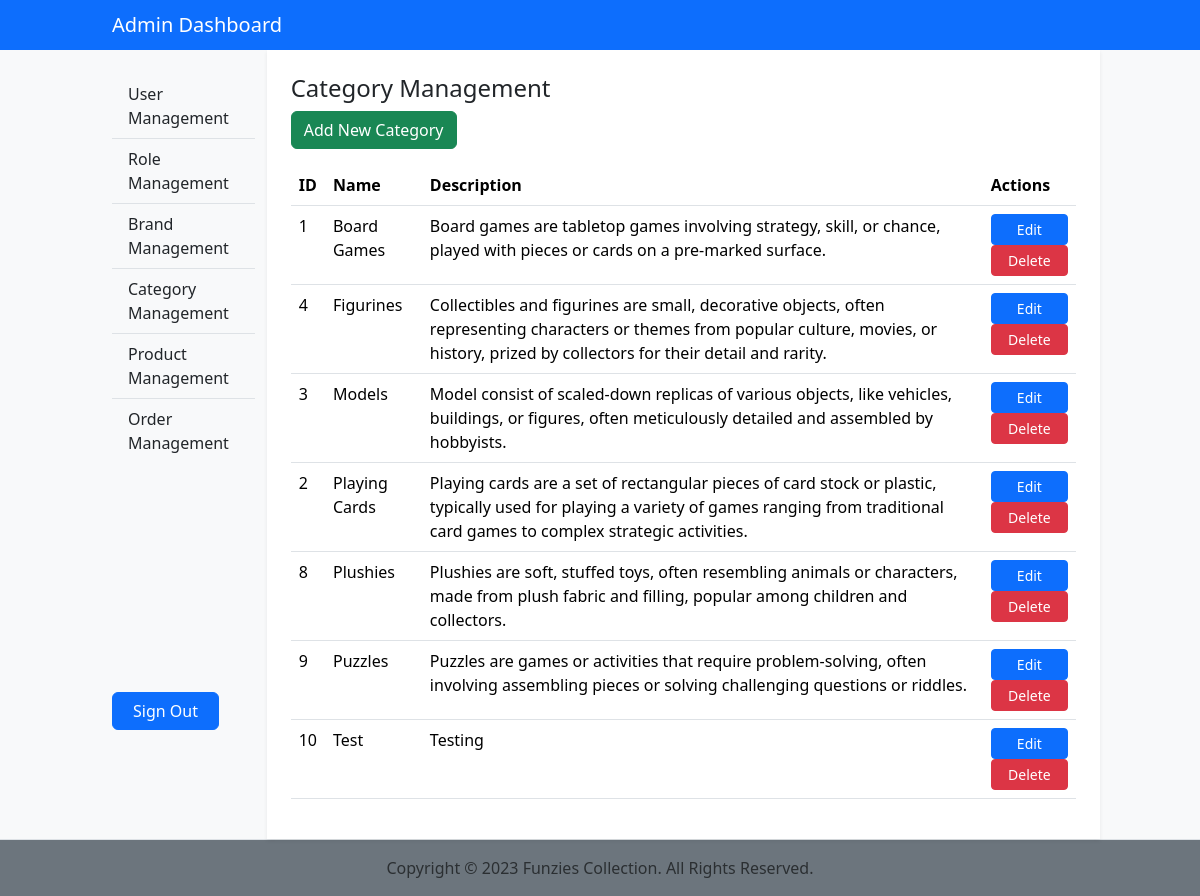
Page /admin/category-management.php on the committed database.
### tables this page shows
CREATE TABLE `category` (
  `ID` int(11) NOT NULL,
  `Name` varchar(200) NOT NULL,
  `Details` varchar(2000) NOT NULL,
  `Deleted` tinyint(1) NOT NULL
);

### dbfunctions.php (called while the page is built, shortened)
<?php
function GetCategories($con)
{
    $sql = "SELECT * FROM category WHERE Deleted = '0' ORDER BY Name ASC";
    $stmt = mysqli_stmt_init($con);
    if(!mysqli_stmt_prepare($stmt, $sql)) {
        echo "Could not load Categories";
        exit();
    }
    mysqli_stmt_execute($stmt);
    $result = mysqli_stmt_get_result($stmt);
    return $result;
}
?>

### admin/category-management.php (the view, shortened to what this page needs)
<?php require '../functions.php';
require '../dbfunctions.php';
$categories = GetCategories($con);
?>
<?php
require_once 'include/header.php';
require_once 'include/navbar.php';
?>
<div class="container-fluid col-10">
    <div class="row justify-content-between">
        <?php require_once 'include/sidebar.php';  ?>
        <div class="col p-4 shadow-sm bg-white">
            <h4>Category Management</h4>
            <button class="btn btn-success mb-3" type="button" data-bs-toggle="modal" data-bs-target="#categoryModal"
                onclick="clearModalCategoryFields();">Add New Category</button>
            <table class="table">
                <thead class="thead-dark">
                    <tr>
                        <th>ID</th>
                        <th>Name</th>
                        <th>Description</th>
                        <th>Actions</th>
                    </tr>
                </thead>
                <tbody>
                    <?php foreach($categories as $category):?>
                    <tr>
                        <td><?php echo $category["ID"]; ?></td>
                        <td><?php echo $category["Name"]; ?></td>
                        <td><?php echo $category["Details"]; ?></td>
                        <td>
                            <form method="POST">
                                <button type="button" class="btn btn-primary btn-sm w-100" data-bs-toggle="modal"
                                    data-bs-target="#categoryModal"
                                    onclick='setModalCategoryFields("<?php echo $category["ID"]; ?>", "<?php echo $category["Name"]; ?>", "<?php echo $category["Details"]; ?>")'>Edit</button>
                                <button type="submit" class="btn btn-danger btn-sm w-100">Delete</button>
                            </form>
                        </td>
                    </tr>
                    <?php endforeach ?>
                </tbody>
            </table>
        </div>
    </div>
</div>
<?php require_once 'include/footer.php';  ?>

### admin/css/admin.css (style rules this page uses)
*, *::before, *::after { box-sizing: border-box; }
* { line-height: 24px; font-size: 16px; }
body { overflow-y: scroll; overflow-x: hidden; }

### rows in the picture
category: ID "1", Name "Board Games", Details "Board games are tabletop games involving strategy, skill, or chance, played with pieces or cards on a pre-marked surface."
category: ID "4", Name "Figurines", Details "Collectibles and figurines are small, decorative objects, often representing characters or themes from popular culture, movies, or history, prized by collectors for their detail and rarity."
category: ID "3", Name "Models", Details "Model consist of scaled-down replicas of various objects, like vehicles, buildings, or figures, often meticulously detailed and assembled by hobbyists."
category: ID "2", Name "Playing Cards", Details "Playing cards are a set of rectangular pieces of card stock or plastic, typically used for playing a variety of games ranging from traditional card games to complex strategic activities."
category: ID "8", Name "Plushies", Details "Plushies are soft, stuffed toys, often resembling animals or characters, made from plush fabric and filling, popular among children and collectors."
category: ID "9", Name "Puzzles", Details "Puzzles are games or activities that require problem-solving, often involving assembling pieces or solving challenging questions or riddles."
category: ID "10", Name "Test", Details "Testing"
